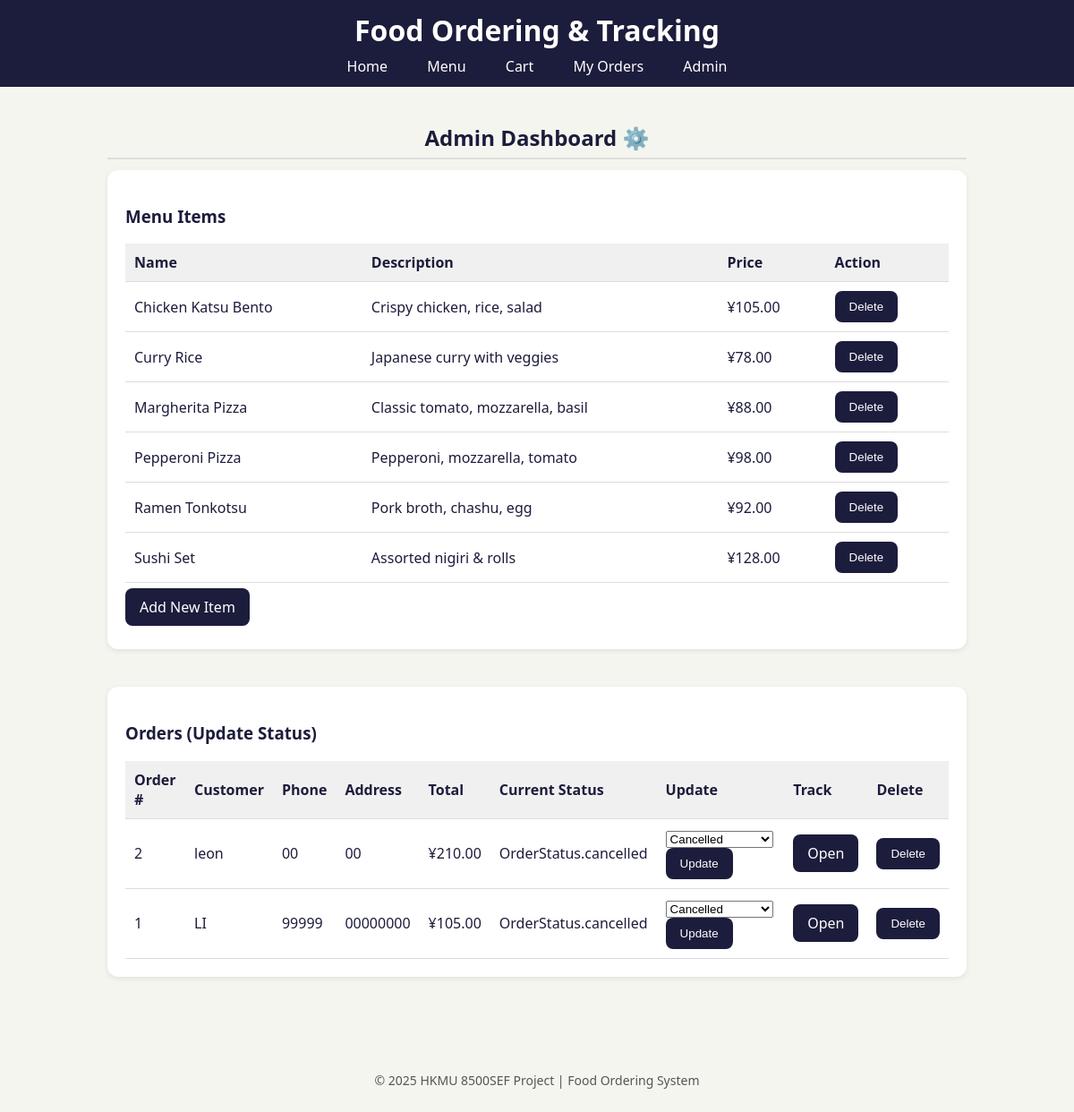
The page /admin on the database its author committed.
### models.py (models this page shows, shortened)
class MenuItem(db.Model):
    __tablename__ = "menu_items"
    id = db.Column(db.Integer, primary_key=True)
    name = db.Column(db.String(120), nullable=False)
    description = db.Column(db.String(255))
    price_cents = db.Column(db.Integer, nullable=False, default=0)
    image_url = db.Column(db.String(255))

class Order(db.Model):
    __tablename__ = "orders"
    id = db.Column(db.Integer, primary_key=True)
    created_at = db.Column(db.DateTime, default=lambda: datetime.now(timezone.utc), nullable=False)
    customer_name = db.Column(db.String(120), nullable=False)
    customer_phone = db.Column(db.String(20))
    customer_address = db.Column(db.String(255))
    status = db.Column(db.Enum(OrderStatus), default=OrderStatus.placed, nullable=False)
    total_cents = db.Column(db.Integer, default=0, nullable=False)
    items = db.relationship("OrderItem", backref="order", cascade="all, delete-orphan")

### app.py (the view, shortened to what this page needs)
@app.route("/admin", methods=["GET","POST"])
def admin():
    items = MenuItem.query.order_by(MenuItem.name).all()
    orders = Order.query.order_by(Order.created_at.desc()).all()
    return render_template("admin.html", items=items, orders=orders)

### app.py (called while the page is built)
@app.context_processor
def inject_globals():
    return {"OrderStatus": OrderStatus}

### templates/admin.html
{% extends "base.html" %}
{% block content %}
<h2>Admin Dashboard ⚙️</h2>
<div class="card">
  <h3>Menu Items</h3>
  <table class="cart-table">
    <tr>
      <th>Name</th>
      <th>Description</th>
      <th>Price</th>
      <th>Action</th>
    </tr>
    {% for it in items %}
    <tr>
      <td>{{ it.name }}</td>
      <td>{{ it.description }}</td>
      <td>¥{{ '%.2f' % (it.price_cents / 100) }}</td>
      <td>
        <form method="post" action="{{ url_for('delete_item', item_id=it.id) }}">
          <button type="submit" class="btn btn-danger">Delete</button>
        </form>
      </td>
    </tr>
    {% endfor %}
  </table>
  <p><a class="btn" href="{{ url_for('add_item') }}">Add New Item</a></p>
</div>
<br>
<div class="card">
  <h3>Orders (Update Status)</h3>
  <table class="cart-table">
    <tr>
      <th>Order #</th>
      <th>Customer</th>
      <th>Phone</th>
      <th>Address</th>
      <th>Total</th>
      <th>Current Status</th>
      <th>Update</th>
      <th>Track</th>
      <th>Delete</th>
    </tr>
    {% for o in orders %}
    <tr>
      <td>{{ o.id }}</td>
      <td>{{ o.customer_name }}</td>
      <td>{{ o.customer_phone }}</td>
      <td>{{ o.customer_address }}</td>
      <td>¥{{ '%.2f' % (o.total_cents / 100) }}</td>
      <td>{{ o.status }}</td>
      <td>
        <form method="post" action="{{ url_for('update_order_status', order_id=o.id) }}" style="display:inline;">
          <select name="status">
            {% for s in ['placed','preparing','out_for_delivery','delivered','cancelled'] %}
            <option value="{{ s }}" {% if o.status == s %}selected{% endif %}>{{ s.replace('_',' ').title() }}</option>
            {% endfor %}
          </select>
          <button type="submit" class="btn">Update</button>
        </form>
      </td>
      <td>
        <a class="btn" href="{{ url_for('track_order', order_id=o.id) }}">Open</a>
      </td>
      <td>
        <form method="post" action="{{ url_for('delete_order', order_id=o.id) }}" style="display:inline;" onsubmit="return confirm('Are you sure you want to delete this order?');">
          <button type="submit" class="btn btn-danger">Delete</button>
        </form>
      </td>
    </tr>
    {% endfor %}
  </table>
</div>
{% endblock %}

### static/style.css (style rules this page uses)
body { background: #f5f5f0; color: #1c1c3c; font-family: 'Segoe UI', Roboto, sans-serif; margin:0; }
h2 { margin: 20px 0 12px 0; text-align: center; font-weight: bold; border-bottom: 2px solid #ddd; padding-bottom: 6px; }
.btn { background: #1c1c3c; color: white; padding: 10px 16px; border-radius: 8px; text-decoration: none; }
.card { background: white; border-radius: 12px; padding: 20px; box-shadow: 0 2px 6px rgba(0,0,0,0.08); margin-bottom: 20px; transition: transform 0.2s ease, box-shadow 0.2s ease; }
.cart-table { width: 100%; border-collapse: collapse; }
.cart-table th, .cart-table td { padding: 10px; border-bottom: 1px solid #ddd; text-align: left; }
.cart-table th { background: #f0f0f0; }
button { background: #1c1c3c; color: white; border: none; border-radius: 6px; padding: 6px 12px; cursor: pointer; transition: background 0.2s ease; }

### rows shown on the page
MenuItem: name "Chicken Katsu Bento", description "Crispy chicken, rice, salad", it.price_cents/100 "105.00"
MenuItem: name "Curry Rice", description "Japanese curry with veggies", it.price_cents/100 "78.00"
MenuItem: name "Margherita Pizza", description "Classic tomato, mozzarella, basil", it.price_cents/100 "88.00"
MenuItem: name "Pepperoni Pizza", description "Pepperoni, mozzarella, tomato", it.price_cents/100 "98.00"
MenuItem: name "Ramen Tonkotsu", description "Pork broth, chashu, egg", it.price_cents/100 "92.00"
MenuItem: name "Sushi Set", description "Assorted nigiri & rolls", it.price_cents/100 "128.00"
Order: id "2", customer_name "leon", customer_phone "00", customer_address "00", o.total_cents/100 "210.00", status "OrderStatus.cancelled", status "Cancelled"
Order: id "1", customer_name "LI", customer_phone "99999", customer_address "00000000", o.total_cents/100 "105.00", status "OrderStatus.cancelled", status "Cancelled"
